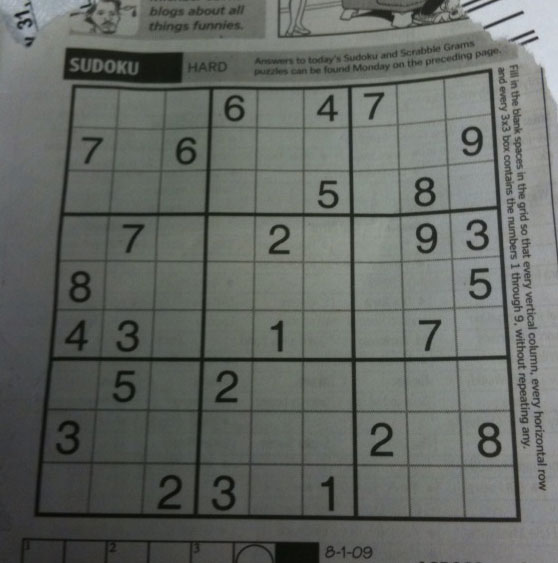
#> input picture Trail/sudoku.png, 558 x 563 px
$ python ROI.py
#> lines starting #> are read from the running program, lines starting #| are printed output that depends on the picture; after the words box and inside, x2 and y2 are one past the last pixel; in counts of white or black regions, pixels touching at a corner belong together
import cv2
import numpy as np
from matplotlib import pyplot as plt
img=cv2.imread('sudoku.png')
#> img is the input picture: shape (563, 558, 3); mean B, G, R 99.5, 104.1, 100
h=img.shape[0]
#> h = 563
w=img.shape[1]
#> w = 558
pointOFROI=[(0,h),
            (w/2,h/2),
            (w,h)]
#> pointOFROI = [(0, 563), (279, 281.5), (558, 563)]

def Roi(img,points):
    mask=np.zeros_like(img)
    channel=img.shape[2]
#> channel = 3
    matchMaskColor=(255,)*channel
#> matchMaskColor = (255, 255, 255)
    cv2.fillPoly(mask,points,matchMaskColor)
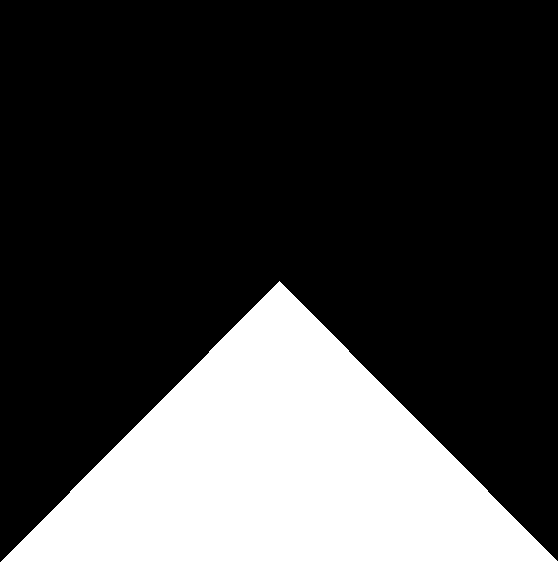
#> mask: shape (563, 558, 3); 25.1% white; 1 white region, box (x1, y1, x2, y2) and area: (0, 281, 558, 563) 78957
    return cv2.bitwise_and(mask,img)
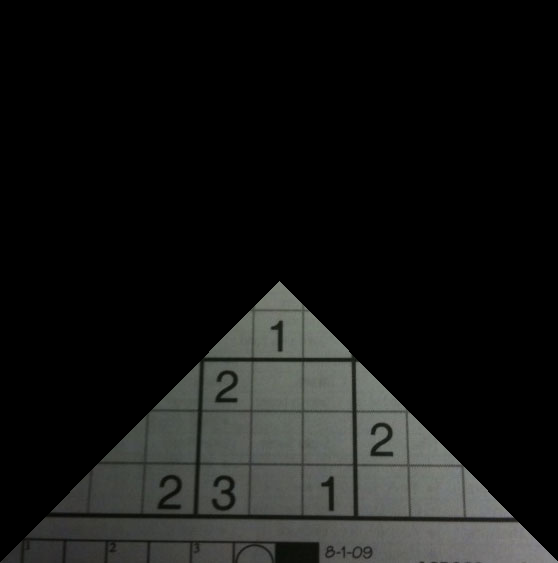
#> returned value: shape (563, 558, 3); mean of channels 0, 1, 2 20.6, 21.8, 21; drawn as B, G, R

img2 =Roi(img,np.array([pointOFROI],np.int32))
plt.imshow(img2)
plt.show()
cv2.waitKey(0)
cv2.destroyAllWindows()

$ run again, with Trail/pic5.png copied over Trail/sudoku.png
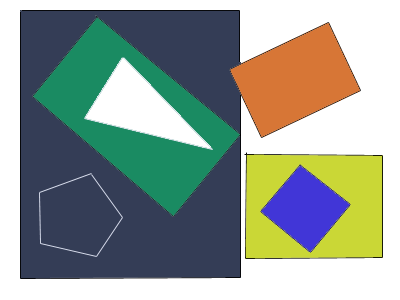
#> input picture Trail/pic5.png, 400 x 300 px
#> img is the input picture: shape (300, 400, 3); mean B, G, R 146.7, 155.8, 145.2
#> in Roi, `cv2.fillPoly(mask,points,matchMaskColor)`:
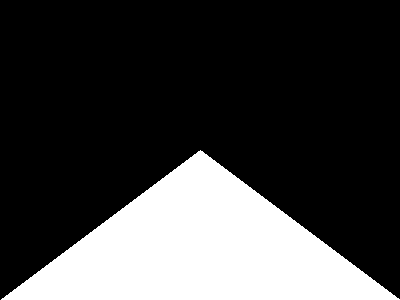
#> mask: shape (300, 400, 3); 25% white; 1 white region, box (x1, y1, x2, y2) and area: (1, 150, 400, 300) 30050
#> in Roi, `return cv2.bitwise_and(mask,img)`:
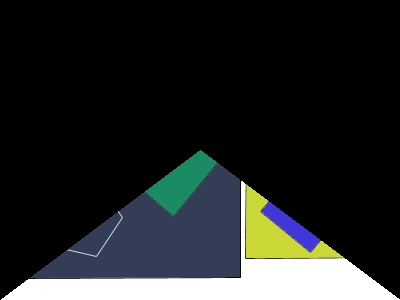
#> returned value: shape (300, 400, 3); mean of channels 0, 1, 2 37, 37.2, 34.1; drawn as B, G, R
